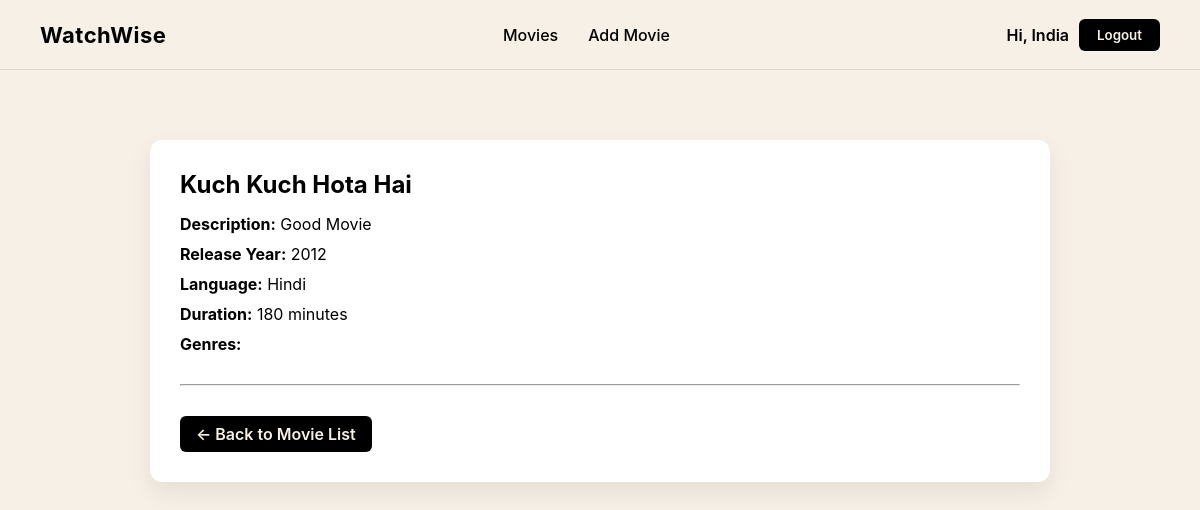
/movies/2/ (signed in), run on the app's committed database.
### movies/models.py (models this page shows, shortened)
class Movie(models.Model):
    title = models.CharField(max_length=255)
    description = models.TextField()
    release_year = models.PositiveIntegerField()
    language = models.CharField(max_length=50)
    genres = models.ManyToManyField(
        Genre,
        related_name="movies"
    )
    poster = models.ImageField(
        upload_to="movies/posters/",
        blank=True,
        null=True
    )
    duration_minutes = models.PositiveIntegerField(
        help_text="Duration in minutes"
    )
    created_at = models.DateTimeField(auto_now_add=True)

### movies/views.py (the view)
# urls.py: path("<int:movie_id>/", views.movie_detail_view, name="detail"),
@login_required
def movie_detail_view(request, movie_id):
    movie = get_object_or_404(Movie, id=movie_id)
    return render(
        request,
        "movies/movie_detail.html",
        {"movie": movie}
    )

### templates/movies/movie_detail.html (shortened to what this page needs)
{% extends "base.html" %}
{% block content %}
<div class="movie-detail-container">
  <div class="movie-header">
    <div class="movie-info">
      <h2>{{ movie.title }}</h2>
      <p><strong>Description:</strong> {{ movie.description }}</p>
      <p><strong>Release Year:</strong> {{ movie.release_year }}</p>
      <p><strong>Language:</strong> {{ movie.language }}</p>
      <p><strong>Duration:</strong> {{ movie.duration_minutes }} minutes</p>
      <div class="genres">
        <strong>Genres:</strong><br>
      </div>
    </div>
  </div>
  <hr style="margin:30px 0;">
  <div class="movie-actions">
    <a href="{% url 'movies:list' %}">← Back to Movie List</a>
  </div>
</div>
{% endblock %}

### templates/base.html (shortened to what this page needs)
  <!DOCTYPE html>
  <html lang="en">
  <head>
  </head>
  <body>
    <nav class="navbar">
      <span class="brand-name">WatchWise</span>
      <ul class="nav-links">
        <li><a href="{% url 'movies:list' %}">Movies</a></li>
        {% if user.is_authenticated %}
          <li><a href="{% url 'movies:add' %}">Add Movie</a></li>
        {% endif %}
      </ul>
      <div class="nav-right">
  {% if user.is_authenticated %}
    <a href="{% url 'accounts:profile' %}" class="nav-user">
      Hi, {{ user.username }}
    </a>
    <form action="{% url 'logout' %}" method="post">
      <button type="submit" class="btn">Logout</button>
    </form>
  {% else %}
    <a href="{% url 'login' %}">
      <button class="btn">Login</button>
    </a>
  {% endif %}
</div>
    </nav>
    <div class="container">
      {% block content %}
      {% endblock %}
    </div>
  </body>
  </html>

### templates/base.html (style rules this page uses)
* { margin: 0; padding: 0; box-sizing: border-box; font-family: "Inter", sans-serif; }
body { background-color: #f6f0e6; color: #000; }
.navbar { height: 70px; background-color: #f6f0e6; display: flex; align-items: center; justify-content: space-between; padding: 0 40px; border-bottom: 1px solid rgba(0, 0, 0, 0.1); }
.brand-name { font-size: 22px; font-weight: 700; letter-spacing: 0.5px; }
.nav-links { list-style: none; display: flex; gap: 30px; }
.nav-links a { text-decoration: none; color: #000; font-weight: 500; position: relative; }
.nav-links a::after { content: ""; position: absolute; left: 0; bottom: -5px; width: 0%; height: 2px; background-color: #000; transition: 0.3s ease; }
.nav-right { display: flex; align-items: center; gap: 10px; }
.btn { padding: 8px 18px; background-color: #000; color: #f6f0e6; border: none; border-radius: 6px; font-weight: 600; cursor: pointer; }
.nav-user { font-weight: 600; }
.container { max-width: 1000px; margin: 50px auto; padding: 0 20px; }
.nav-user { text-decoration: none; color: #000; font-weight: 600; }

### templates/movies/movie_detail.html (style rules this page uses)
.movie-detail-container { max-width: 900px; margin: 70px auto; background-color: #fff; padding: 30px; border-radius: 12px; box-shadow: 0 10px 25px rgba(0,0,0,0.08); }
.movie-header { display: flex; gap: 30px; flex-wrap: wrap; }
.movie-info h2 { margin-bottom: 15px; }
.movie-info p { margin-bottom: 10px; }
.genres { margin-top: 10px; }
.movie-actions { margin-top: 25px; display: flex; gap: 15px; flex-wrap: wrap; }
.movie-actions a, .movie-actions button { padding: 8px 16px; background-color: #000; color: #f6f0e6; border: none; border-radius: 6px; font-weight: 600; text-decoration: none; cursor: pointer; }

### data on the page
Movie: title "Kuch Kuch Hota Hai", description "Good Movie", release_year "2012", language "Hindi", duration_minutes "180"

### other printed values
{{ user.username }} "India"
